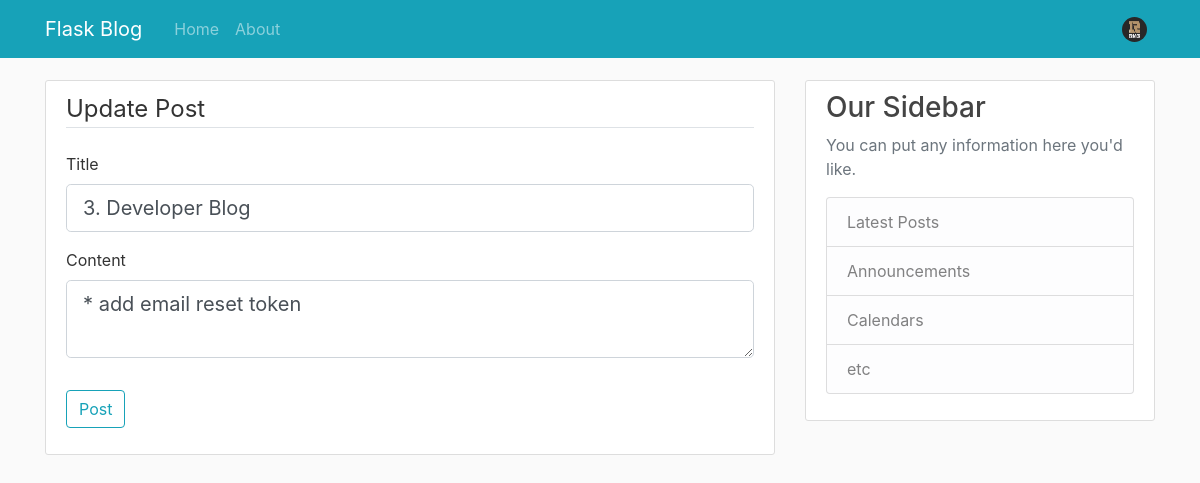
The page /post/4/update (signed in) on the database as committed earlier.
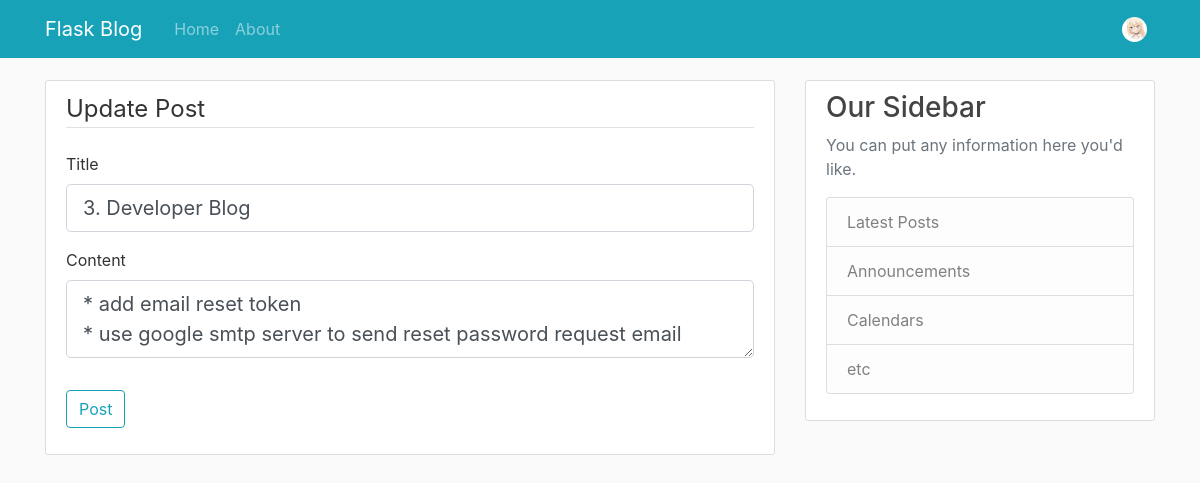
The same page on the database as committed later.
### flaskblog/models.py (models this page shows, shortened)
class User(db.Model, UserMixin):
    id = db.Column(db.Integer, primary_key=True)
    username = db.Column(db.String(20), unique=True, nullable=False)
    email = db.Column(db.String(120), unique=True, nullable=False)
    image_file = db.Column(db.String(20), nullable=False, default='default.png')
    password = db.Column(db.String(60), nullable=False)
    posts = db.relationship('Post', backref='author', lazy=True)

class Post(db.Model):
    id = db.Column(db.Integer, primary_key=True)
    title = db.Column(db.String(100), nullable=False)
    date_posted = db.Column(db.DateTime, nullable=False, default=datetime.utcnow)
    content = db.Column(db.Text, nullable=False)
    user_id = db.Column(db.Integer, db.ForeignKey('user.id'), nullable=False)

### flaskblog/routes.py (the view)
@app.route('/post/<int:post_id>/update', methods=['GET', 'POST'])
@login_required
def update_post(post_id):
    post = Post.query.get_or_404(post_id)
    form = PostForm()
    if post.author != current_user:
        abort(403)
    if form.validate_on_submit():
        post.title = form.title.data
        post.content = form.content.data
        post.date_posted = datetime.utcnow()
        db.session.commit()
        flash('Your Psot has been updated', 'success')
        return redirect(url_for('post', post_id=post.id))
    elif request.method == 'GET':
        form.title.data = post.title
        form.content.data = post.content
    return render_template('create_post.html', title='Update Post', form=form, legend='Update Post')

### flaskblog/forms.py
class PostForm(FlaskForm):
    title = StringField('Title', validators=[DataRequired()])
    content = TextAreaField('Content', validators=[DataRequired()])
    submit = SubmitField('Post')

### flaskblog/models.py (called while the page is built)
@login_manager.user_loader
def load_user(user_id):
    return User.query.get(int(user_id))

### flaskblog/templates/create_post.html (shortened to what this page needs)
{% extends "template.html" %}
{% block content %}
<div class="content-section">
    <form method="POST" action="">
        <fieldset class="form-group">
            <legend class="border-bottom mb-4"> {{legend}} </legend>
            <div class = "form-group">
                {{form.title.label(class="form-control-label")}}
                {% if form.title.errors %}
                    {{ form.title(class="form-control form-control-lg is-invalid")}}
                    <div class="invalid-feedback">
                        {% for error in form.title.errors%}
                            <span> {{ error }}</span>
                        {% endfor %}
                    </div>
                {% else %}
                    {{form.title(class="form-control form-control-lg")}}
                {% endif %}
            </div>
            <div class = "form-group">
                {{form.content.label(class="form-control-label")}}
                {% if form.content.errors %}
                    {{ form.content(class="form-control form-control-lg is-invalid")}}
                    <div class="invalid-feedback">
                        {% for error in form.content.errors%}
                            <span> {{ error }}</span>
                        {% endfor %}
                    </div>
                {% else %}
                    {{form.content(class="form-control form-control-lg")}}
                {% endif %}
            </div>
        </fieldset>
        <div class= "form-group">
            {{form.submit(class="btn btn-outline-info")}}
        </div>
    </form>
</div>
{% endblock content %}

### flaskblog/templates/template.html (shortened to what this page needs)
<!DOCTYPE html>
<html>
    <head>
        <link rel="stylesheet" href="https://maxcdn.bootstrapcdn.com/bootstrap/4.0.0/css/bootstrap.min.css">
        <link rel="stylesheet" type="text/css" href="{{ url_for('static', filename='main.css') }}">
    </head>
    <body>
            <nav class="navbar navbar-expand-md navbar-dark bg-info fixed-top">
              <div class="container">
                <a class="navbar-brand mr-4" href="/">Flask Blog</a>
                <div class="collapse navbar-collapse" id="navbarToggle">
                  <div class="navbar-nav mr-auto">
                    <a class="nav-item nav-link" href="{{url_for('home')}}">Home</a>
                    <a class="nav-item nav-link" href="{{url_for('about')}}">About</a>
                  </div>
                  <div class="navbar-nav">
                    {% if current_user.is_authenticated %}
                      <li class="nav-item dropdown nav-user">
                        <a class="nav-link nav-user-img" href="#" data-toggle="dropdown" aria-haspopup="true" aria-expanded="false" id="Userdropdownmenu">
                          {% if current_user.image_file != 'default.png' %}
                            <img class="rounded-circle" src="{{url_for('static', filename='profile_img/' + current_user.id|string + '/' + current_user.image_file)}}" height="25"  width="25" alt="Avatar">
                          {% else %}
                            <img class="rounded-circle" src="{{'static\\profile_img\\default.png'}}" height="25" alt="Avatar">
                          {% endif %}
                        </a>
                      </li>
                    {% else %}
                      <a class="nav-item nav-link" href="{{url_for('login')}}">Login</a>
                      <a class="nav-item nav-link" href="{{url_for('register')}}">Register</a>
                    {% endif %}
                  </div>
                </div>
              </div>
            </nav>
        <main role="main" class="container">
            <div class="row">
                <div class="col-md-8">
                    {% block content %}{% endblock %}
                </div>
                <div class="col-md-4">
                  <div class="content-section">
                    <h3>Our Sidebar</h3>
                    <p class='text-muted'>You can put any information here you'd like.
                      <ul class="list-group">
                        <li class="list-group-item list-group-item-light">Latest Posts</li>
                        <li class="list-group-item list-group-item-light">Announcements</li>
                        <li class="list-group-item list-group-item-light">Calendars</li>
                        <li class="list-group-item list-group-item-light">etc</li>
                      </ul>
                    </p>
                  </div>
                </div>
            </div>
        </main>
    </body>
</html>

Rows that differ between the two databases and show on the page:
changed User: id+image_file: a different picture
changed Post "3. Developer Blog": content "* add email reset token" → "* add email reset token * use google smtp server to send reset password request email"
